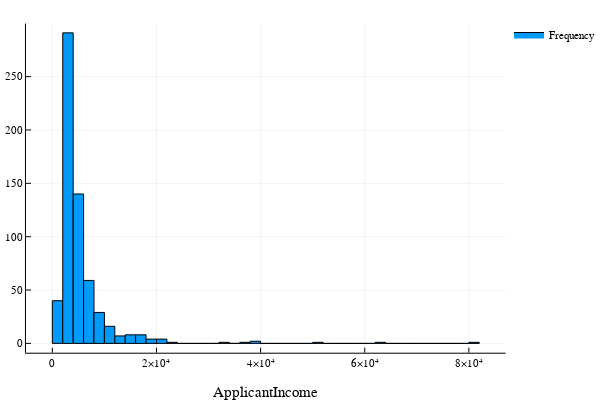

The notebook cell saved with this chart:
### Markdown cell above
We can also use plotly as a backend to make interactive plots

### Code cell
plotly()  #use plotly as backend 
 Plots.histogram(train[:, :ApplicantIncome],bins=50,xlabel="ApplicantIncome",labels="Frequency")

### Figure 1 — Plotly figure (JSON) as saved in the notebook; plotly's stock layout.template omitted (floating-point values rounded to 4 significant figures)
{"data": [{"fill": "tozeroy", "fillcolor": "rgba(0, 154, 250, 1.000)", "legendgroup": "Frequency", "line": {"color": "rgba(0, 0, 0, 1.000)", "dash": "solid", "width": 1}, "mode": "lines", "name": "Frequency", "showlegend": true, "type": "scatter", "x": [0, 0, 2000, 2000, 0, 0], "xaxis": "x1", "y": [40, 0, 0, 40, 40, 40], "yaxis": "y1"}, {"fill": "tozeroy", "fillcolor": "rgba(0, 154, 250, 1.000)", "legendgroup": "Frequency", "line": {"color": "rgba(0, 0, 0, 1.000)", "dash": "solid", "width": 1}, "mode": "lines", "name": "Frequency", "showlegend": false, "type": "scatter", "x": [2000, 2000, 4000, 4000, 2000, 2000], "xaxis": "x1", "y": [291, 0, 0, 291, 291, 291], "yaxis": "y1"}, {"fill": "tozeroy", "fillcolor": "rgba(0, 154, 250, 1.000)", "legendgroup": "Frequency", "line": {"color": "rgba(0, 0, 0, 1.000)", "dash": "solid", "width": 1}, "mode": "lines", "name": "Frequency", "showlegend": false, "type": "scatter", "x": [4000, 4000, 6000, 6000, 4000, 4000], "xaxis": "x1", "y": [140, 0, 0, 140, 140, 140], "yaxis": "y1"}, {"fill": "tozeroy", "fillcolor": "rgba(0, 154, 250, 1.000)", "legendgroup": "Frequency", "line": {"color": "rgba(0, 0, 0, 1.000)", "dash": "solid", "width": 1}, "mode": "lines", "name": "Frequency", "showlegend": false, "type": "scatter", "x": [6000, 6000, 8000, 8000, 6000, 6000], "xaxis": "x1", "y": [59, 0, 0, 59, 59, 59], "yaxis": "y1"}, {"fill": "tozeroy", "fillcolor": "rgba(0, 154, 250, 1.000)", "legendgroup": "Frequency", "line": {"color": "rgba(0, 0, 0, 1.000)", "dash": "solid", "width": 1}, "mode": "lines", "name": "Frequency", "showlegend": false, "type": "scatter", "x": [8000, 8000, 10000, 10000, 8000, 8000], "xaxis": "x1", "y": [29, 0, 0, 29, 29, 29], "yaxis": "y1"}, {"fill": "tozeroy", "fillcolor": "rgba(0, 154, 250, 1.000)", "legendgroup": "Frequency", "line": {"color": "rgba(0, 0, 0, 1.000)", "dash": "solid", "width": 1}, "mode": "lines", "name": "Frequency", "showlegend": false, "type": "scatter", "x": [10000, 10000, 12000, 12000, 10000, 10000], "xaxis": "x1", "y": [16, 0, 0, 16, 16, 16], "yaxis": "y1"}, {"fill": "tozeroy", "fillcolor": "rgba(0, 154, 250, 1.000)", "legendgroup": "Frequency", "line": {"color": "rgba(0, 0, 0, 1.000)", "dash": "solid", "width": 1}, "mode": "lines", "name": "Frequency", "showlegend": false, "type": "scatter", "x": [12000, 12000, 14000, 14000, 12000, 12000], "xaxis": "x1", "y": [7, 0, 0, 7, 7, 7], "yaxis": "y1"}, {"fill": "tozeroy", "fillcolor": "rgba(0, 154, 250, 1.000)", "legendgroup": "Frequency", "line": {"color": "rgba(0, 0, 0, 1.000)", "dash": "solid", "width": 1}, "mode": "lines", "name": "Frequency", "showlegend": false, "type": "scatter", "x": [14000, 14000, 16000, 16000, 14000, 14000], "xaxis": "x1", "y": [8, 0, 0, 8, 8, 8], "yaxis": "y1"}, {"fill": "tozeroy", "fillcolor": "rgba(0, 154, 250, 1.000)", "legendgroup": "Frequency", "line": {"color": "rgba(0, 0, 0, 1.000)", "dash": "solid", "width": 1}, "mode": "lines", "name": "Frequency", "showlegend": false, "type": "scatter", "x": [16000, 16000, 18000, 18000, 16000, 16000], "xaxis": "x1", "y": [8, 0, 0, 8, 8, 8], "yaxis": "y1"}, {"fill": "tozeroy", "fillcolor": "rgba(0, 154, 250, 1.000)", "legendgroup": "Frequency", "line": {"color": "rgba(0, 0, 0, 1.000)", "dash": "solid", "width": 1}, "mode": "lines", "name": "Frequency", "showlegend": false, "type": "scatter", "x": [18000, 18000, 20000, 20000, 18000, 18000], "xaxis": "x1", "y": [4, 0, 0, 4, 4, 4], "yaxis": "y1"}, {"fill": "tozeroy", "fillcolor": "rgba(0, 154, 250, 1.000)", "legendgroup": "Frequency", "line": {"color": "rgba(0, 0, 0, 1.000)", "dash": "solid", "width": 1}, "mode": "lines", "name": "Frequency", "showlegend": false, "type": "scatter", "x": [20000, 20000, 22000, 22000, 20000, 20000], "xaxis": "x1", "y": [4, 0, 0, 4, 4, 4], "yaxis": "y1"}, {"fill": "tozeroy", "fillcolor": "rgba(0, 154, 250, 1.000)", "legendgroup": "Frequency", "line": {"color": "rgba(0, 0, 0, 1.000)", "dash": "solid", "width": 1}, "mode": "lines", "name": "Frequency", "showlegend": false, "type": "scatter", "x": [22000, 22000, 24000, 24000, 22000, 22000], "xaxis": "x1", "y": [1, 0, 0, 1, 1, 1], "yaxis": "y1"}, {"fill": "tozeroy", "fillcolor": "rgba(0, 154, 250, 1.000)", "legendgroup": "Frequency", "line": {"color": "rgba(0, 0, 0, 1.000)", "dash": "solid", "width": 1}, "mode": "lines", "name": "Frequency", "showlegend": false, "type": "scatter", "x": [24000, 24000, 26000, 26000, 24000, 24000], "xaxis": "x1", "y": [0, 0, 0, 0, 0, 0], "yaxis": "y1"}, {"fill": "tozeroy", "fillcolor": "rgba(0, 154, 250, 1.000)", "legendgroup": "Frequency", "line": {"color": "rgba(0, 0, 0, 1.000)", "dash": "solid", "width": 1}, "mode": "lines", "name": "Frequency", "showlegend": false, "type": "scatter", "x": [26000, 26000, 28000, 28000, 26000, 26000], "xaxis": "x1", "y": [0, 0, 0, 0, 0, 0], "yaxis": "y1"}, {"fill": "tozeroy", "fillcolor": "rgba(0, 154, 250, 1.000)", "legendgroup": "Frequency", "line": {"color": "rgba(0, 0, 0, 1.000)", "dash": "solid", "width": 1}, "mode": "lines", "name": "Frequency", "showlegend": false, "type": "scatter", "x": [28000, 28000, 30000, 30000, 28000, 28000], "xaxis": "x1", "y": [0, 0, 0, 0, 0, 0], "yaxis": "y1"}, {"fill": "tozeroy", "fillcolor": "rgba(0, 154, 250, 1.000)", "legendgroup": "Frequency", "line": {"color": "rgba(0, 0, 0, 1.000)", "dash": "solid", "width": 1}, "mode": "lines", "name": "Frequency", "showlegend": false, "type": "scatter", "x": [30000, 30000, 32000, 32000, 30000, 30000], "xaxis": "x1", "y": [0, 0, 0, 0, 0, 0], "yaxis": "y1"}, {"fill": "tozeroy", "fillcolor": "rgba(0, 154, 250, 1.000)", "legendgroup": "Frequency", "line": {"color": "rgba(0, 0, 0, 1.000)", "dash": "solid", "width": 1}, "mode": "lines", "name": "Frequency", "showlegend": false, "type": "scatter", "x": [32000, 32000, 34000, 34000, 32000, 32000], "xaxis": "x1", "y": [1, 0, 0, 1, 1, 1], "yaxis": "y1"}, {"fill": "tozeroy", "fillcolor": "rgba(0, 154, 250, 1.000)", "legendgroup": "Frequency", "line": {"color": "rgba(0, 0, 0, 1.000)", "dash": "solid", "width": 1}, "mode": "lines", "name": "Frequency", "showlegend": false, "type": "scatter", "x": [34000, 34000, 36000, 36000, 34000, 34000], "xaxis": "x1", "y": [0, 0, 0, 0, 0, 0], "yaxis": "y1"}, {"fill": "tozeroy", "fillcolor": "rgba(0, 154, 250, 1.000)", "legendgroup": "Frequency", "line": {"color": "rgba(0, 0, 0, 1.000)", "dash": "solid", "width": 1}, "mode": "lines", "name": "Frequency", "showlegend": false, "type": "scatter", "x": [36000, 36000, 38000, 38000, 36000, 36000], "xaxis": "x1", "y": [1, 0, 0, 1, 1, 1], "yaxis": "y1"}, {"fill": "tozeroy", "fillcolor": "rgba(0, 154, 250, 1.000)", "legendgroup": "Frequency", "line": {"color": "rgba(0, 0, 0, 1.000)", "dash": "solid", "width": 1}, "mode": "lines", "name": "Frequency", "showlegend": false, "type": "scatter", "x": [38000, 38000, 40000, 40000, 38000, 38000], "xaxis": "x1", "y": [2, 0, 0, 2, 2, 2], "yaxis": "y1"}, {"fill": "tozeroy", "fillcolor": "rgba(0, 154, 250, 1.000)", "legendgroup": "Frequency", "line": {"color": "rgba(0, 0, 0, 1.000)", "dash": "solid", "width": 1}, "mode": "lines", "name": "Frequency", "showlegend": false, "type": "scatter", "x": [40000, 40000, 42000, 42000, 40000, 40000], "xaxis": "x1", "y": [0, 0, 0, 0, 0, 0], "yaxis": "y1"}, {"fill": "tozeroy", "fillcolor": "rgba(0, 154, 250, 1.000)", "legendgroup": "Frequency", "line": {"color": "rgba(0, 0, 0, 1.000)", "dash": "solid", "width": 1}, "mode": "lines", "name": "Frequency", "showlegend": false, "type": "scatter", "x": [42000, 42000, 44000, 44000, 42000, 42000], "xaxis": "x1", "y": [0, 0, 0, 0, 0, 0], "yaxis": "y1"}, {"fill": "tozeroy", "fillcolor": "rgba(0, 154, 250, 1.000)", "legendgroup": "Frequency", "line": {"color": "rgba(0, 0, 0, 1.000)", "dash": "solid", "width": 1}, "mode": "lines", "name": "Frequency", "showlegend": false, "type": "scatter", "x": [44000, 44000, 46000, 46000, 44000, 44000], "xaxis": "x1", "y": [0, 0, 0, 0, 0, 0], "yaxis": "y1"}, {"fill": "tozeroy", "fillcolor": "rgba(0, 154, 250, 1.000)", "legendgroup": "Frequency", "line": {"color": "rgba(0, 0, 0, 1.000)", "dash": "solid", "width": 1}, "mode": "lines", "name": "Frequency", "showlegend": false, "type": "scatter", "x": [46000, 46000, 48000, 48000, 46000, 46000], "xaxis": "x1", "y": [0, 0, 0, 0, 0, 0], "yaxis": "y1"}, {"fill": "tozeroy", "fillcolor": "rgba(0, 154, 250, 1.000)", "legendgroup": "Frequency", "line": {"color": "rgba(0, 0, 0, 1.000)", "dash": "solid", "width": 1}, "mode": "lines", "name": "Frequency", "showlegend": false, "type": "scatter", "x": [48000, 48000, 50000, 50000, 48000, 48000], "xaxis": "x1", "y": [0, 0, 0, 0, 0, 0], "yaxis": "y1"}, {"fill": "tozeroy", "fillcolor": "rgba(0, 154, 250, 1.000)", "legendgroup": "Frequency", "line": {"color": "rgba(0, 0, 0, 1.000)", "dash": "solid", "width": 1}, "mode": "lines", "name": "Frequency", "showlegend": false, "type": "scatter", "x": [50000, 50000, 52000, 52000, 50000, 50000], "xaxis": "x1", "y": [1, 0, 0, 1, 1, 1], "yaxis": "y1"}, {"fill": "tozeroy", "fillcolor": "rgba(0, 154, 250, 1.000)", "legendgroup": "Frequency", "line": {"color": "rgba(0, 0, 0, 1.000)", "dash": "solid", "width": 1}, "mode": "lines", "name": "Frequency", "showlegend": false, "type": "scatter", "x": [52000, 52000, 54000, 54000, 52000, 52000], "xaxis": "x1", "y": [0, 0, 0, 0, 0, 0], "yaxis": "y1"}, {"fill": "tozeroy", "fillcolor": "rgba(0, 154, 250, 1.000)", "legendgroup": "Frequency", "line": {"color": "rgba(0, 0, 0, 1.000)", "dash": "solid", "width": 1}, "mode": "lines", "name": "Frequency", "showlegend": false, "type": "scatter", "x": [54000, 54000, 56000, 56000, 54000, 54000], "xaxis": "x1", "y": [0, 0, 0, 0, 0, 0], "yaxis": "y1"}, {"fill": "tozeroy", "fillcolor": "rgba(0, 154, 250, 1.000)", "legendgroup": "Frequency", "line": {"color": "rgba(0, 0, 0, 1.000)", "dash": "solid", "width": 1}, "mode": "lines", "name": "Frequency", "showlegend": false, "type": "scatter", "x": [56000, 56000, 58000, 58000, 56000, 56000], "xaxis": "x1", "y": [0, 0, 0, 0, 0, 0], "yaxis": "y1"}, {"fill": "tozeroy", "fillcolor": "rgba(0, 154, 250, 1.000)", "legendgroup": "Frequency", "line": {"color": "rgba(0, 0, 0, 1.000)", "dash": "solid", "width": 1}, "mode": "lines", "name": "Frequency", "showlegend": false, "type": "scatter", "x": [58000, 58000, 60000, 60000, 58000, 58000], "xaxis": "x1", "y": [0, 0, 0, 0, 0, 0], "yaxis": "y1"}, {"fill": "tozeroy", "fillcolor": "rgba(0, 154, 250, 1.000)", "legendgroup": "Frequency", "line": {"color": "rgba(0, 0, 0, 1.000)", "dash": "solid", "width": 1}, "mode": "lines", "name": "Frequency", "showlegend": false, "type": "scatter", "x": [60000, 60000, 62000, 62000, 60000, 60000], "xaxis": "x1", "y": [0, 0, 0, 0, 0, 0], "yaxis": "y1"}, {"fill": "tozeroy", "fillcolor": "rgba(0, 154, 250, 1.000)", "legendgroup": "Frequency", "line": {"color": "rgba(0, 0, 0, 1.000)", "dash": "solid", "width": 1}, "mode": "lines", "name": "Frequency", "showlegend": false, "type": "scatter", "x": [62000, 62000, 64000, 64000, 62000, 62000], "xaxis": "x1", "y": [1, 0, 0, 1, 1, 1], "yaxis": "y1"}, {"fill": "tozeroy", "fillcolor": "rgba(0, 154, 250, 1.000)", "legendgroup": "Frequency", "line": {"color": "rgba(0, 0, 0, 1.000)", "dash": "solid", "width": 1}, "mode": "lines", "name": "Frequency", "showlegend": false, "type": "scatter", "x": [64000, 64000, 66000, 66000, 64000, 64000], "xaxis": "x1", "y": [0, 0, 0, 0, 0, 0], "yaxis": "y1"}, {"fill": "tozeroy", "fillcolor": "rgba(0, 154, 250, 1.000)", "legendgroup": "Frequency", "line": {"color": "rgba(0, 0, 0, 1.000)", "dash": "solid", "width": 1}, "mode": "lines", "name": "Frequency", "showlegend": false, "type": "scatter", "x": [66000, 66000, 68000, 68000, 66000, 66000], "xaxis": "x1", "y": [0, 0, 0, 0, 0, 0], "yaxis": "y1"}, {"fill": "tozeroy", "fillcolor": "rgba(0, 154, 250, 1.000)", "legendgroup": "Frequency", "line": {"color": "rgba(0, 0, 0, 1.000)", "dash": "solid", "width": 1}, "mode": "lines", "name": "Frequency", "showlegend": false, "type": "scatter", "x": [68000, 68000, 70000, 70000, 68000, 68000], "xaxis": "x1", "y": [0, 0, 0, 0, 0, 0], "yaxis": "y1"}, {"fill": "tozeroy", "fillcolor": "rgba(0, 154, 250, 1.000)", "legendgroup": "Frequency", "line": {"color": "rgba(0, 0, 0, 1.000)", "dash": "solid", "width": 1}, "mode": "lines", "name": "Frequency", "showlegend": false, "type": "scatter", "x": [70000, 70000, 72000, 72000, 70000, 70000], "xaxis": "x1", "y": [0, 0, 0, 0, 0, 0], "yaxis": "y1"}, {"fill": "tozeroy", "fillcolor": "rgba(0, 154, 250, 1.000)", "legendgroup": "Frequency", "line": {"color": "rgba(0, 0, 0, 1.000)", "dash": "solid", "width": 1}, "mode": "lines", "name": "Frequency", "showlegend": false, "type": "scatter", "x": [72000, 72000, 74000, 74000, 72000, 72000], "xaxis": "x1", "y": [0, 0, 0, 0, 0, 0], "yaxis": "y1"}, {"fill": "tozeroy", "fillcolor": "rgba(0, 154, 250, 1.000)", "legendgroup": "Frequency", "line": {"color": "rgba(0, 0, 0, 1.000)", "dash": "solid", "width": 1}, "mode": "lines", "name": "Frequency", "showlegend": false, "type": "scatter", "x": [74000, 74000, 76000, 76000, 74000, 74000], "xaxis": "x1", "y": [0, 0, 0, 0, 0, 0], "yaxis": "y1"}, {"fill": "tozeroy", "fillcolor": "rgba(0, 154, 250, 1.000)", "legendgroup": "Frequency", "line": {"color": "rgba(0, 0, 0, 1.000)", "dash": "solid", "width": 1}, "mode": "lines", "name": "Frequency", "showlegend": false, "type": "scatter", "x": [76000, 76000, 78000, 78000, 76000, 76000], "xaxis": "x1", "y": [0, 0, 0, 0, 0, 0], "yaxis": "y1"}, {"fill": "tozeroy", "fillcolor": "rgba(0, 154, 250, 1.000)", "legendgroup": "Frequency", "line": {"color": "rgba(0, 0, 0, 1.000)", "dash": "solid", "width": 1}, "mode": "lines", "name": "Frequency", "showlegend": false, "type": "scatter", "x": [78000, 78000, 80000, 80000, 78000, 78000], "xaxis": "x1", "y": [0, 0, 0, 0, 0, 0], "yaxis": "y1"}, {"fill": "tozeroy", "fillcolor": "rgba(0, 154, 250, 1.000)", "legendgroup": "Frequency", "line": {"color": "rgba(0, 0, 0, 1.000)", "dash": "solid", "width": 1}, "mode": "lines", "name": "Frequency", "showlegend": false, "type": "scatter", "x": [80000, 80000, 82000, 82000, 80000, 80000], "xaxis": "x1", "y": [1, 0, 0, 1, 1, 1], "yaxis": "y1"}], "layout": {"annotations": [], "height": 400, "legend": {"bgcolor": "rgba(255, 255, 255, 1.000)", "bordercolor": "rgba(0, 0, 0, 1.000)", "font": {"color": "rgba(0, 0, 0, 1.000)", "family": "sans-serif", "size": 11}, "tracegroupgap": 0, "x": 1, "y": 1}, "margin": {"b": 20, "l": 0, "r": 0, "t": 20}, "paper_bgcolor": "rgba(255, 255, 255, 1.000)", "plot_bgcolor": "rgba(255, 255, 255, 1.000)", "showlegend": true, "width": 600, "xaxis": {"anchor": "y1", "domain": [0.05101, 0.9934], "gridcolor": "rgba(0, 0, 0, 0.100)", "gridwidth": 0.5, "linecolor": "rgba(0, 0, 0, 1.000)", "mirror": false, "range": [-5068.0, 87070.0], "showgrid": true, "showline": true, "showticklabels": true, "tickangle": 0, "tickcolor": "rgb(0, 0, 0)", "tickfont": {"color": "rgba(0, 0, 0, 1.000)", "family": "sans-serif", "size": 11}, "tickmode": "array", "ticks": "inside", "ticktext": ["0", "2×10⁴", "4×10⁴", "6×10⁴", "8×10⁴"], "tickvals": [0, 20000, 40000, 60000, 80000], "title": "ApplicantIncome", "titlefont": {"color": "rgba(0, 0, 0, 1.000)", "family": "sans-serif", "size": 15}, "type": "-", "visible": true, "zeroline": false, "zerolinecolor": "rgba(0, 0, 0, 1.000)"}, "yaxis": {"anchor": "x1", "domain": [0.07581, 0.9902], "gridcolor": "rgba(0, 0, 0, 0.100)", "gridwidth": 0.5, "linecolor": "rgba(0, 0, 0, 1.000)", "mirror": false, "range": [-8.73, 299.7], "showgrid": true, "showline": true, "showticklabels": true, "tickangle": 0, "tickcolor": "rgb(0, 0, 0)", "tickfont": {"color": "rgba(0, 0, 0, 1.000)", "family": "sans-serif", "size": 11}, "tickmode": "array", "ticks": "inside", "ticktext": ["0", "50", "100", "150", "200", "250"], "tickvals": [0, 50, 100, 150, 200, 250], "title": "", "titlefont": {"color": "rgba(0, 0, 0, 1.000)", "family": "sans-serif", "size": 15}, "type": "-", "visible": true, "zeroline": false, "zerolinecolor": "rgba(0, 0, 0, 1.000)"}}}
